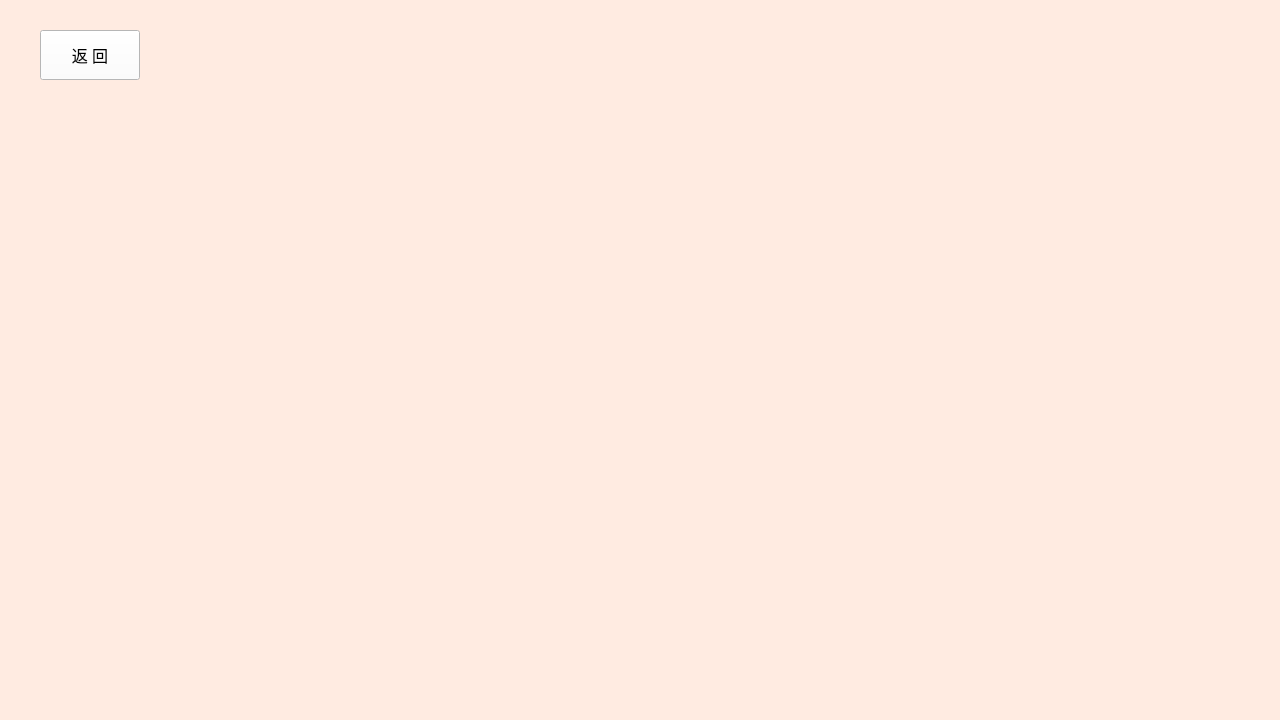
<?xml version="1.0" encoding="UTF-8"?>
<ui version="4.0">
 <class>achievement</class>
 <widget class="QWidget" name="achievement">
  <property name="geometry">
   <rect>
    <x>0</x>
    <y>0</y>
    <width>1280</width>
    <height>720</height>
   </rect>
  </property>
  <property name="windowTitle">
   <string>坦克大战 by TANK MAKERS</string>
  </property>
  <property name="windowIcon">
   <iconset resource="pic.qrc">
    <normaloff>:/pic/resources/icon.png</normaloff>:/pic/resources/icon.png</iconset>
  </property>
  <widget class="QLabel" name="label">
   <property name="geometry">
    <rect>
     <x>0</x>
     <y>0</y>
     <width>1280</width>
     <height>720</height>
    </rect>
   </property>
   <property name="text">
    <string/>
   </property>
   <property name="pixmap">
    <pixmap resource="pic.qrc">:/pic/resources/achievement.png</pixmap>
   </property>
   <property name="scaledContents">
    <bool>true</bool>
   </property>
  </widget>
  <widget class="QLabel" name="label_2">
   <property name="geometry">
    <rect>
     <x>-240</x>
     <y>10</y>
     <width>700</width>
     <height>700</height>
    </rect>
   </property>
   <property name="text">
    <string/>
   </property>
   <property name="pixmap">
    <pixmap resource="pic.qrc">:/pic/resources/ribbon.png</pixmap>
   </property>
   <property name="scaledContents">
    <bool>true</bool>
   </property>
  </widget>
  <widget class="QLabel" name="label_3">
   <property name="geometry">
    <rect>
     <x>-55</x>
     <y>150</y>
     <width>350</width>
     <height>350</height>
    </rect>
   </property>
   <property name="text">
    <string/>
   </property>
   <property name="pixmap">
    <pixmap resource="pic.qrc">:/pic/resources/titleAchivement.png</pixmap>
   </property>
   <property name="scaledContents">
    <bool>true</bool>
   </property>
  </widget>
  <widget class="QLabel" name="label_4">
   <property name="geometry">
    <rect>
     <x>0</x>
     <y>0</y>
     <width>1280</width>
     <height>720</height>
    </rect>
   </property>
   <property name="sizePolicy">
    <sizepolicy hsizetype="Preferred" vsizetype="Preferred">
     <horstretch>0</horstretch>
     <verstretch>0</verstretch>
    </sizepolicy>
   </property>
   <property name="styleSheet">
    <string notr="true">background-color: rgb(255, 235, 225);</string>
   </property>
   <property name="text">
    <string/>
   </property>
  </widget>
  <widget class="QLabel" name="label_5">
   <property name="geometry">
    <rect>
     <x>300</x>
     <y>170</y>
     <width>400</width>
     <height>60</height>
    </rect>
   </property>
   <property name="font">
    <font>
     <family>Microsoft YaHei</family>
     <pointsize>20</pointsize>
     <bold>false</bold>
    </font>
   </property>
   <property name="text">
    <string/>
   </property>
  </widget>
  <widget class="QPushButton" name="pushButton">
   <property name="geometry">
    <rect>
     <x>40</x>
     <y>30</y>
     <width>100</width>
     <height>50</height>
    </rect>
   </property>
   <property name="font">
    <font>
     <pointsize>12</pointsize>
    </font>
   </property>
   <property name="focusPolicy">
    <enum>Qt::NoFocus</enum>
   </property>
   <property name="styleSheet">
    <string notr="true">background-color: rgb(255, 255, 255);</string>
   </property>
   <property name="text">
    <string>返 回</string>
   </property>
  </widget>
  <widget class="QLabel" name="label_6">
   <property name="geometry">
    <rect>
     <x>300</x>
     <y>270</y>
     <width>400</width>
     <height>60</height>
    </rect>
   </property>
   <property name="font">
    <font>
     <family>Microsoft YaHei</family>
     <pointsize>20</pointsize>
     <bold>false</bold>
    </font>
   </property>
   <property name="text">
    <string/>
   </property>
  </widget>
  <widget class="QLabel" name="label_7">
   <property name="geometry">
    <rect>
     <x>300</x>
     <y>370</y>
     <width>400</width>
     <height>60</height>
    </rect>
   </property>
   <property name="font">
    <font>
     <family>Microsoft YaHei</family>
     <pointsize>20</pointsize>
     <bold>false</bold>
    </font>
   </property>
   <property name="text">
    <string/>
   </property>
  </widget>
  <widget class="QLabel" name="label_8">
   <property name="geometry">
    <rect>
     <x>300</x>
     <y>470</y>
     <width>400</width>
     <height>60</height>
    </rect>
   </property>
   <property name="font">
    <font>
     <family>Microsoft YaHei</family>
     <pointsize>20</pointsize>
     <bold>false</bold>
    </font>
   </property>
   <property name="text">
    <string/>
   </property>
  </widget>
  <zorder>label_4</zorder>
  <zorder>label_2</zorder>
  <zorder>label</zorder>
  <zorder>label_3</zorder>
  <zorder>label_5</zorder>
  <zorder>pushButton</zorder>
  <zorder>label_6</zorder>
  <zorder>label_7</zorder>
  <zorder>label_8</zorder>
 </widget>
 <resources>
  <include location="pic.qrc"/>
 </resources>
 <connections/>
</ui>
